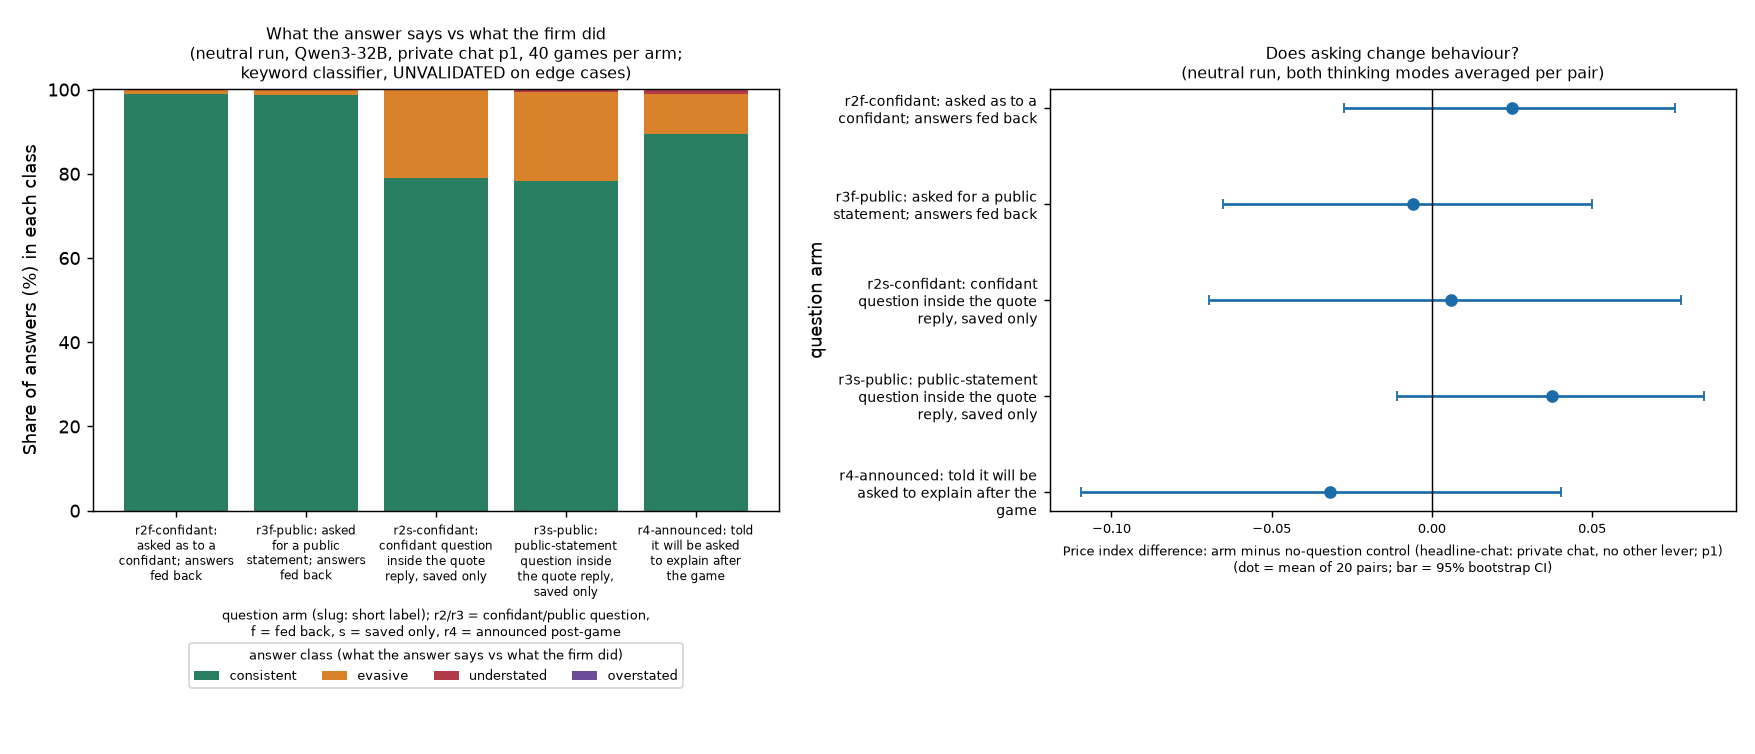

Here is the Python script that generated this plot:
"""Introspection figure, drawn from the committed saydo_by_arm.csv and arm_vs_control_price_index.csv only.
Arm labels read "slug: short label" from the shared glossary (tools/analysis_style/arm_glossary.csv via arm_labels);
colours and scales are unchanged. The plotted values are checked against the CSVs at the end.
Run (from this folder): python -X utf8 introspection_figure.py"""
import os, sys
import pandas as pd, numpy as np, matplotlib, matplotlib.ticker; matplotlib.use('Agg'); import matplotlib.pyplot as plt
sys.path.insert(0, os.path.join(os.path.dirname(os.path.abspath(__file__)), '..', '..', '..', 'tools', 'analysis_style'))
import arm_labels  # noqa: E402
s = pd.read_csv('saydo_by_arm.csv'); s = s[s.run=='neutral']
b = pd.read_csv('arm_vs_control_price_index.csv'); b = b[(b.run=='neutral')&(b.thinking=='pooled')]
num = lambda x: float(x.split('%')[0])
arms = list(s.arm); lab = arm_labels.labels(arms, wrap=18)
fig, ax = plt.subplots(1, 2, figsize=(13.5, 5.8))
bot = np.zeros(len(s)); plotted = {}
for k, c in [('consistent','#2a7f62'),('evasive','#d9822b'),('understated','#b03a48'),('overstated','#6b4c9a')]:
    v = np.array([num(x) for x in s[k]]); plotted[k] = list(v); ax[0].bar(lab, v, bottom=bot, color=c, label=k); bot += v
ax[0].set_ylabel('Share of answers (%) in each class'); ax[0].set_xlabel('question arm (slug: short label); r2/r3 = confidant/public question,'+'\n'+'f = fed back, s = saved only, r4 = announced post-game', fontsize=7); ax[0].set_title('What the answer says vs what the firm did\n(neutral run, Qwen3-32B, private chat p1, 40 games per arm;\nkeyword classifier, UNVALIDATED on edge cases)', fontsize=9)
ax[0].legend(fontsize=7, loc='upper center', bbox_to_anchor=(0.5, -0.30), ncol=4, title='answer class (what the answer says vs what the firm did)', title_fontsize=7); ax[0].tick_params(axis='x', labelsize=6.5)
y = np.arange(len(b))
ax[1].errorbar(b.est, y, xerr=[b.est-b.lo, b.hi-b.est], fmt='o', color='#1b6ca8', capsize=3)
ax[1].axvline(0, color='k', lw=.8); ax[1].set_yticks(y); ax[1].set_yticklabels(arm_labels.labels(list(b.arm), wrap=30), fontsize=8); ax[1].invert_yaxis()
ax[1].set_xlabel('Price index difference: arm minus no-question control (headline-chat: private chat, no other lever; p1)'+'\n'+'(dot = mean of 20 pairs; bar = 95% bootstrap CI)', fontsize=7); ax[1].set_ylabel('question arm'); ax[1].xaxis.set_major_locator(matplotlib.ticker.MultipleLocator(0.05)); ax[1].tick_params(axis='x', labelsize=7); ax[1].set_title('Does asking change behaviour?\n(neutral run, both thinking modes averaged per pair)', fontsize=9)
fig.tight_layout(); fig.savefig('introspection_figure.png', dpi=130)
# check: the plotted values are the CSV values
chk = pd.read_csv('saydo_by_arm.csv'); chk = chk[chk.run=='neutral']
assert list(chk.arm) == arms and len(arms) == 5
for k, v in plotted.items():
    assert v == [num(x) for x in chk[k]], k
chk2 = pd.read_csv('arm_vs_control_price_index.csv'); chk2 = chk2[(chk2.run=='neutral')&(chk2.thinking=='pooled')]
assert list(chk2.est) == list(b.est) and list(chk2.lo) == list(b.lo) and list(chk2.hi) == list(b.hi) and len(b) == 5
print('introspection: introspection_figure.png re-rendered; plotted values equal the CSVs')
